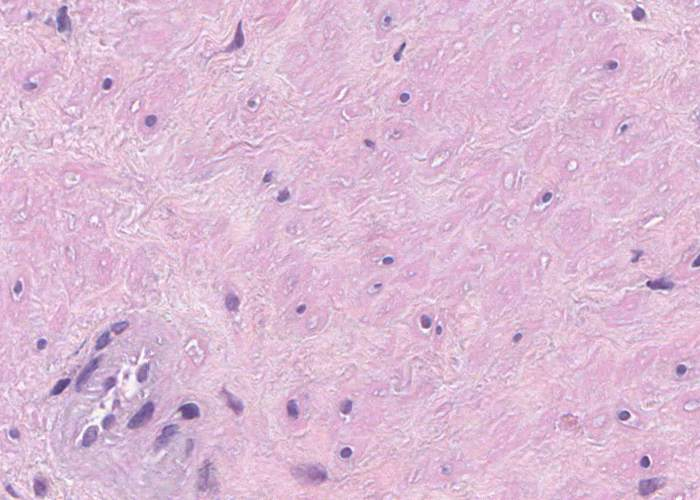
#> input picture data/whole-slide-classes/9.jpg, 700 x 500 px
$ python caffe_data_prep.py   (Python 2 division)   (older library calls are emulated)
#> lines starting #> are read from the running program, lines starting #| are printed output that depends on the picture
import numpy as np
import matplotlib.image as mpimg
import scipy.misc
import os

root = '/home/sanuj/Projects/'
file_name = '9.jpg'
label = 9
window_size = 33

def saveIm(im, label, num, i, j):
    path = root + 'nuclei-net/data/whole-slide-classes/' + str(label) + '/'
    name = str(num) + '_' + str(i) + '_' + str(j) + '_' + str(label) + '.jpg'
    if not os.path.exists(path):
        os.makedirs(path)
    text_file = open(path + 'meta.txt', "a")
    scipy.misc.imsave(path + name, im)
    text_file.write(path + name + ' ' + str(label) + '\n')
    print 'saved ' + name + ' in ' + path
    text_file.close()

pad = (window_size - 1) / 2
im = mpimg.imread(file_name)
#> im is the input picture: shape (500, 700, 3); mean R, G, B 220.2, 186.3, 213.5
height, width, channel = im.shape
#> height = 500; width = 700; channel = 3

im_num = 0
for i in range(pad, height-pad, pad/3):
    for j in range(pad, width-pad, pad/3):
        im_window = im[i-pad : i+pad+1, j-pad : j+pad+1, :]
        saveIm(im_window, label, im_num, i, j)
        im_num = im_num + 1
#> this loop made 94 passes
#> pass 1, in saveIm, `scipy.misc.imsave(path + name, im)`:
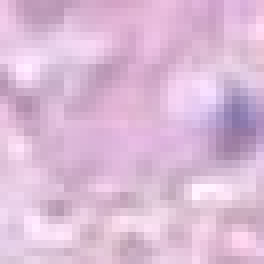
#> saved as 0_16_16_9.jpg: PIL image 33x33 RGB (shown 8 times larger); mean R, G, B 219.4, 186.6, 214.8
#> pass 1, in saveIm (call 2), `scipy.misc.imsave(path + name, im)`:
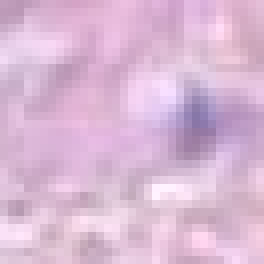
#> saved as 1_16_21_9.jpg: PIL image 33x33 RGB (shown 8 times larger); mean R, G, B 218, 184.4, 212.7
#> pass 1, in saveIm (call 3), `scipy.misc.imsave(path + name, im)`:
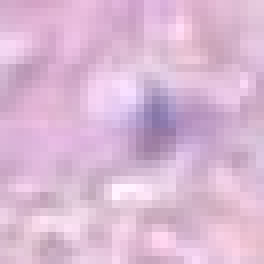
#> saved as 2_16_26_9.jpg: PIL image 33x33 RGB (shown 8 times larger); mean R, G, B 218.7, 184.4, 212.4
#> pass 1, in saveIm (call 4), `scipy.misc.imsave(path + name, im)`:
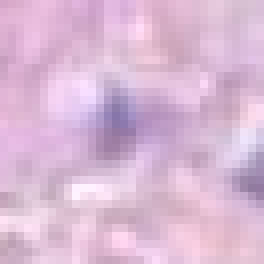
#> saved as 3_16_31_9.jpg: PIL image 33x33 RGB (shown 8 times larger); mean R, G, B 217.8, 184.8, 212.4
#> after the loop:
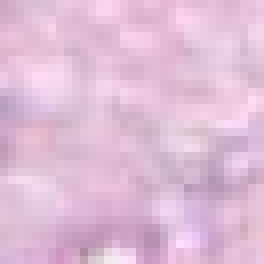
#> im_window: shape (33, 33, 3) (shown 8 times larger); mean R, G, B 223.4, 188.8, 214.5

$ run again, with data/whole-slide-classes/0.jpg copied over data/whole-slide-classes/9.jpg
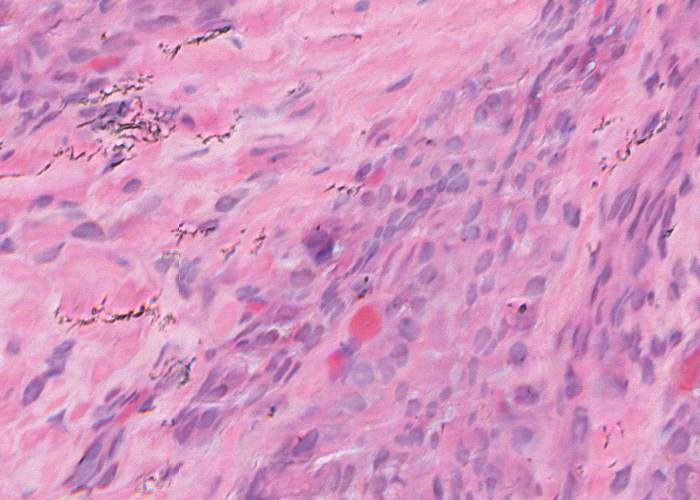
#> input picture data/whole-slide-classes/0.jpg, 700 x 500 px
#> im is the input picture: shape (500, 700, 3); mean R, G, B 212.9, 149.4, 192.9
#> the loop `for i in range(pad, height-pad, pad/3):` made 94 passes
#> pass 1, in saveIm (call 4), `scipy.misc.imsave(path + name, im)`:
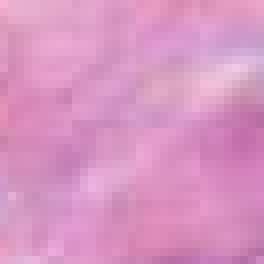
#> saved as 3_16_31_9.jpg: PIL image 33x33 RGB (shown 8 times larger); mean R, G, B 216.9, 148.9, 194.4
#> after the loop `for i in range(pad, height-pad, pad/3):`:
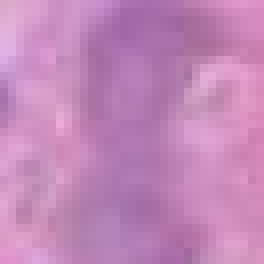
#> im_window: shape (33, 33, 3) (shown 8 times larger); mean R, G, B 194.3, 134.7, 184.9

$ run again, with data/whole-slide-classes/1.jpg copied over data/whole-slide-classes/9.jpg
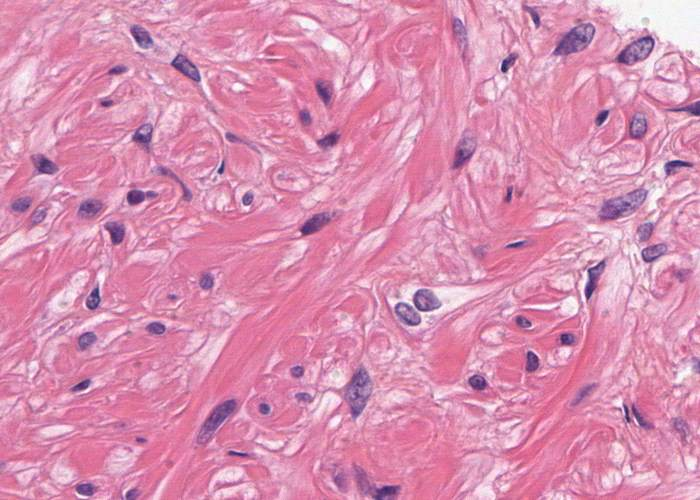
#> input picture data/whole-slide-classes/1.jpg, 700 x 500 px
#> im is the input picture: shape (500, 700, 3); mean R, G, B 217.4, 143.3, 178.9
#> the loop `for i in range(pad, height-pad, pad/3):` made 94 passes
#> pass 1, in saveIm (call 4), `scipy.misc.imsave(path + name, im)`:
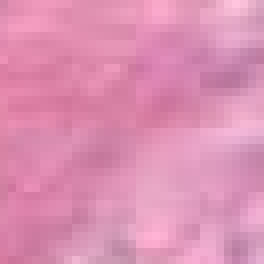
#> saved as 3_16_31_9.jpg: PIL image 33x33 RGB (shown 8 times larger); mean R, G, B 220.8, 143.8, 179.6
#> after the loop `for i in range(pad, height-pad, pad/3):`:
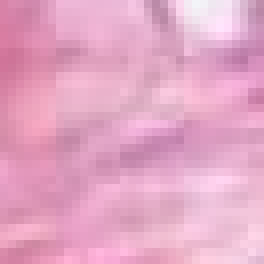
#> im_window: shape (33, 33, 3) (shown 8 times larger); mean R, G, B 228, 166.7, 197.2

$ run again, with data/whole-slide-classes/2.jpg copied over data/whole-slide-classes/9.jpg
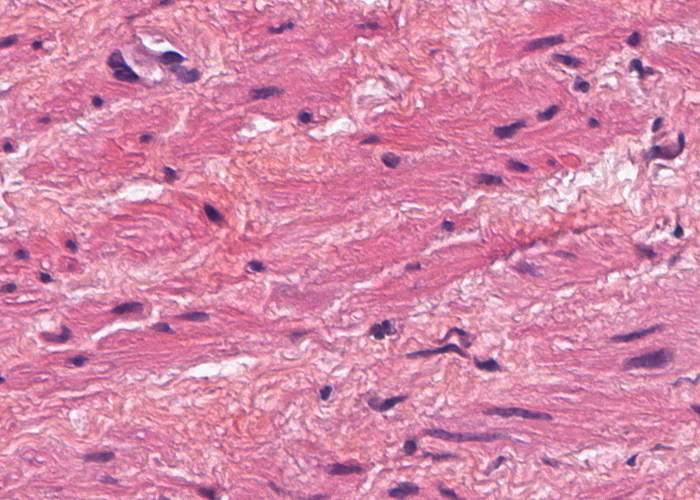
#> input picture data/whole-slide-classes/2.jpg, 700 x 500 px
#> im is the input picture: shape (500, 700, 3); mean R, G, B 212.6, 135.4, 170.1
#> the loop `for i in range(pad, height-pad, pad/3):` made 94 passes
#> pass 1, in saveIm (call 4), `scipy.misc.imsave(path + name, im)`:
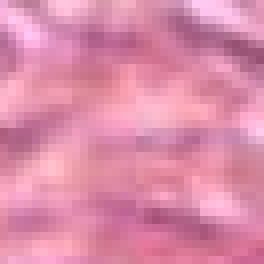
#> saved as 3_16_31_9.jpg: PIL image 33x33 RGB (shown 8 times larger); mean R, G, B 219.9, 139.4, 169
#> after the loop `for i in range(pad, height-pad, pad/3):`:
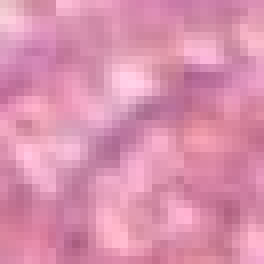
#> im_window: shape (33, 33, 3) (shown 8 times larger); mean R, G, B 218.5, 144.4, 174.6
